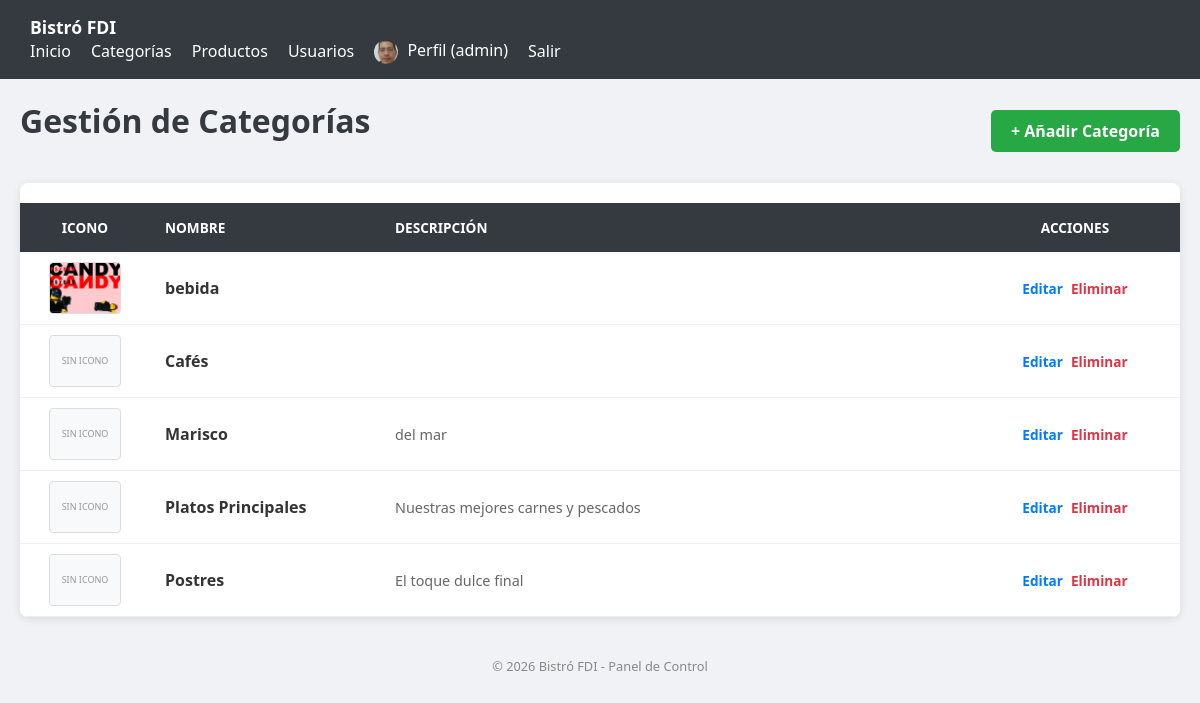
The page /gestion_categorias.php (signed in) on the database its author committed.
### tables this page shows
CREATE TABLE `usuarios` (
  `id` int(11) NOT NULL,
  `nombre_usuario` varchar(50) NOT NULL,
  `email` varchar(100) NOT NULL,
  `nombre` varchar(50) NOT NULL,
  `apellidos` varchar(100) NOT NULL,
  `password_hash` varchar(255) NOT NULL,
  `rol` enum('cliente','camarero','cocinero','gerente') NOT NULL DEFAULT 'cliente',
  `avatar` varchar(255) DEFAULT 'img/avatares/default.jpg',
  `fecha_alta` datetime NOT NULL DEFAULT current_timestamp()
);

CREATE TABLE `categorias` (
  `id` int(11) NOT NULL,
  `nombre` varchar(100) NOT NULL,
  `descripcion` text DEFAULT NULL,
  `imagen` text DEFAULT NULL
);

### includes/funcionesUsuarios.php (called while the page is built, shortened)
<?php
function obtenerUsuarioPorId(int $id): ?array {
    $conn = obtenerConexionBD();
    $sql = "SELECT * FROM usuarios WHERE id = ?";
    $stmt = $conn->prepare($sql);
    $stmt->bind_param("i", $id);
    $stmt->execute();
    $res = $stmt->get_result();
    $usuario = $res->fetch_assoc();
    return $usuario ?: null;
}

### gestion_categorias.php (the view, shortened to what this page needs)
<?php
require_once 'includes/sesion.php';
?>
<!DOCTYPE html>
<html lang="es">
<head>
    <link rel="stylesheet" href="css/estilos.css?v=1.2">
</head>
<body class="body-gestion">
    <?php include 'includes/nav.php'; ?>
    <main class="main-content" style="padding: 20px; max-width: 1200px; margin: 0 auto;">
        <header class="header-gestion" style="display: flex; justify-content: space-between; align-items: center; margin-bottom: 20px;">
            <h1>Gestión de Categorías</h1>
            <a href="nueva_categoria.php" class="btn-anadir" style="background: #28a745; color: white; padding: 10px 20px; border-radius: 5px; text-decoration: none; font-weight: bold;">+ Añadir Categoría</a>
        </header>
        <section class="contenedor-tabla-profesional" style="background: white; border-radius: 8px; box-shadow: 0 2px 10px rgba(0,0,0,0.1); overflow: hidden;">
            <table class="tabla-gestion" style="width: 100%; border-collapse: collapse; table-layout: fixed;">
                <thead>
                    <tr style="background: #343a40; color: white;">
                        <th style="width: 100px; padding: 15px; text-align: center;">Icono</th>
                        <th style="width: 200px; padding: 15px; text-align: left;">Nombre</th>
                        <th style="padding: 15px; text-align: left;">Descripción</th>
                        <th style="width: 180px; padding: 15px; text-align: center;">Acciones</th>
                    </tr>
                </thead>
                <tbody>
                    <?php
                    $sql = "SELECT * FROM categorias ORDER BY nombre ASC";
                    $resultado = $db->query($sql);
                    if ($resultado && $resultado->num_rows > 0):
                        while ($cat = $resultado->fetch_assoc()):
                            $nombre_foto = $cat['imagen'];
                            $ruta_mostrar = "img/categorias/" . $nombre_foto;
                            $foto_valida = (!empty($nombre_foto) && file_exists(__DIR__ . "/" . $ruta_mostrar));
                    ?>
                    <tr style="border-bottom: 1px solid #eee;">
                        <td style="padding: 10px; text-align: center; vertical-align: middle;">
                            <div style="width: 70px; height: 50px; margin: 0 auto; overflow: hidden; border-radius: 4px; border: 1px solid #ddd; background: #f8f9fa;">
                                <?php if ($foto_valida): ?>
                                    <img src="<?php echo $ruta_mostrar; ?>"
                                         alt="<?php echo htmlspecialchars($cat['nombre']); ?>"
                                         style="width: 100%; height: 100%; object-fit: cover; display: block;">
                                <?php else: ?>
                                    <div style="font-size: 9px; color: #999; line-height: 50px; text-transform: uppercase;">Sin icono</div>
                                <?php endif; ?>
                            </div>
                        </td>
                        <td style="padding: 15px; vertical-align: middle;">
                            <strong style="color: #333;"><?php echo htmlspecialchars($cat['nombre']); ?></strong>
                        </td>
                        <td style="padding: 15px; vertical-align: middle; color: #666; font-size: 0.9em; white-space: nowrap; overflow: hidden; text-overflow: ellipsis;">
                            <?php echo htmlspecialchars($cat['descripcion']); ?>
                        </td>
                        <td style="padding: 15px; text-align: center; vertical-align: middle;">
                            <div style="display: flex; gap: 8px; justify-content: center;">
                                <a href="editar_categoria.php?id=<?php echo $cat['id']; ?>" class="btn-editar" style="color: #007bff; text-decoration: none; font-weight: bold; font-size: 0.85em;">Editar</a>
                                <a href="eliminar_categoria.php?id=<?php echo $cat['id']; ?>"
                                   class="btn-borrar"
                                   style="color: #dc3545; text-decoration: none; font-weight: bold; font-size: 0.85em;"
                                   onclick="return confirm('¿Seguro que deseas eliminar esta categoría?')">Eliminar</a>
                            </div>
                        </td>
                    </tr>
                    <?php
                        endwhile;
                    endif; ?>
                </tbody>
            </table>
        </section>
    </main>
    <footer style="text-align: center; padding: 20px; color: #888; font-size: 0.8em;">
        &copy; <?php echo date('Y'); ?> Bistró FDI - Panel de Control
    </footer>
</body>
</html>

### includes/nav.php (shortened to what this page needs)
<?php
$base = "/bistroFDI/";
$estaLogueado = isset($_SESSION['id_usuario']);
$avatar = 'img/avatares/default.png';
if ($estaLogueado && function_exists('obtenerUsuarioPorId')) {
    $usuario = obtenerUsuarioPorId($_SESSION['id_usuario']);
    if ($usuario && !empty($usuario['avatar'])) {
        $avatar = $usuario['avatar'];
    }
}
$rutaFinalAvatar = (strpos($avatar, 'http') === 0) ? $avatar : $base . $avatar;
?>
<nav class="navegacion-principal">
    <div class="nav-contenedor">
        <a href="<?= $base ?>index.php" class="nav-logo">Bistró FDI</a>
        <ul class="nav-links">
            <li><a href="<?= $base ?>index.php">Inicio</a></li>
            <?php if (isset($_SESSION['rol']) && $_SESSION['rol'] === 'gerente'): ?>
                <li><a href="<?= $base ?>gestion_categorias.php">Categorías</a></li>
                <li><a href="<?= $base ?>gestion_productos.php">Productos</a></li>
                <li><a href="<?= $base ?>gestionarUsuarios.php">Usuarios</a></li>
            <?php endif; ?>
            <?php if ($estaLogueado): ?>
                <li>
                    <a href="<?= $base ?>perfil.php">
                        <img src="<?= htmlspecialchars($rutaFinalAvatar) ?>" alt="Avatar"
                             style="width: 24px; height: 24px; border-radius: 50%; vertical-align: middle; margin-right: 5px; object-fit: cover;">
                        Perfil (<?= htmlspecialchars($_SESSION['nombre_usuario'] ?? 'Usuario') ?>)
                    </a>
                </li>
                <li><a href="<?= $base ?>logout.php">Salir</a></li>
            <?php else: ?>
                <li><a href="<?= $base ?>login.php">Login</a></li>
                <li><a href="<?= $base ?>registro.php">Registrarse</a></li>
            <?php endif; ?>
        </ul>
    </div>
</nav>

### css/estilos.css (style rules this page uses)
body { font-family: 'Segoe UI', Tahoma, Geneva, Verdana, sans-serif; margin: 0; background: #f0f2f5; color: #1c1e21; }
h1, h2 { color: #343a40; margin-top: 0; }
nav { background: #343a40; padding: 15px 30px; display: flex; justify-content: space-between; align-items: center; }
nav a { color: white; text-decoration: none; font-weight: bold; font-size: 1.1em; }
nav ul { list-style: none; display: flex; gap: 20px; margin: 0; padding: 0; align-items: center; }
nav ul li a { font-weight: normal; font-size: 1em; transition: 0.2s; }
table { width: 100%; border-collapse: collapse; margin-top: 20px; background: white; }
th { background: #343a40; color: white; text-transform: uppercase; font-size: 0.85em; padding: 15px; text-align: left; }
td { padding: 12px 15px; border-bottom: 1px solid #eee; vertical-align: middle; }

### rows shown on the page
usuarios: avatar (placeholder picture)
categorias: imagen (picture), nombre "bebida"
categorias: imagen "SIN ICONO", nombre "Cafés"
categorias: imagen "SIN ICONO", nombre "Marisco", descripcion "del mar"
categorias: imagen "SIN ICONO", nombre "Platos Principales", descripcion "Nuestras mejores carnes y pescados"
categorias: imagen "SIN ICONO", nombre "Postres", descripcion "El toque dulce final"

### other values the page prints
$_SESSION['nombre_usuario'] "admin"
